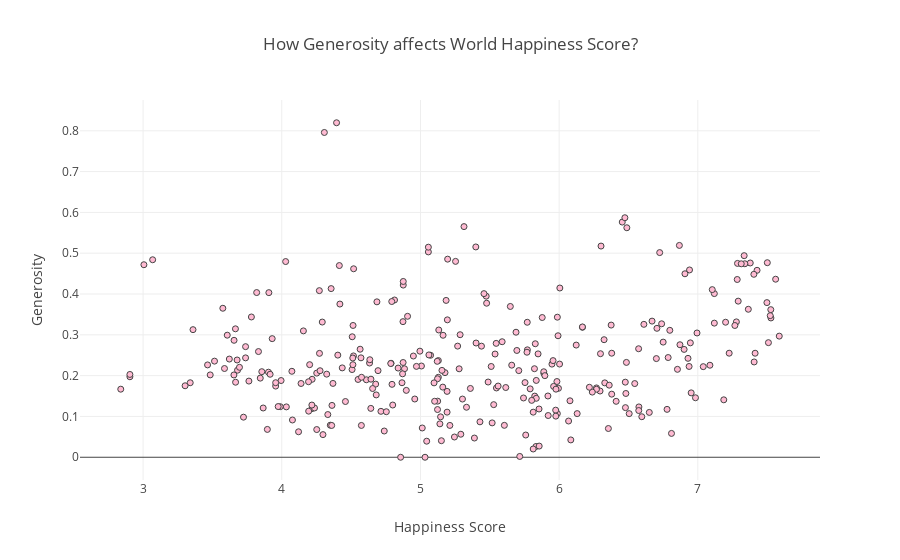

This figure's notebook cell:
### Code cell
data = go.Data([trace])
layout=go.Layout(title="How Generosity affects World Happiness Score?", xaxis={'title':'Happiness Score'}, yaxis={'title':'Generosity'})
figure=go.Figure(data=data,layout=layout)
iplot(figure)

### Figure 1 — Plotly figure (JSON) as saved in the notebook; plotly's stock layout.template omitted (floating-point values rounded to 4 significant figures; data arrays with more than 128 entries replaced by an {"elided": "..."} marker saying what was removed)
{"data": [{"marker": {"color": "#FFBAD2", "line": {"width": 1}}, "mode": "markers", "type": "scatter", "uid": "ebda78b9-c3c2-4e8f-9553-fa5993591238", "x": {"elided": "315 float values"}, "y": {"elided": "315 float values"}}], "layout": {"title": {"text": "How Generosity affects World Happiness Score?"}, "xaxis": {"title": {"text": "Happiness Score"}}, "yaxis": {"title": {"text": "Generosity"}}}}
